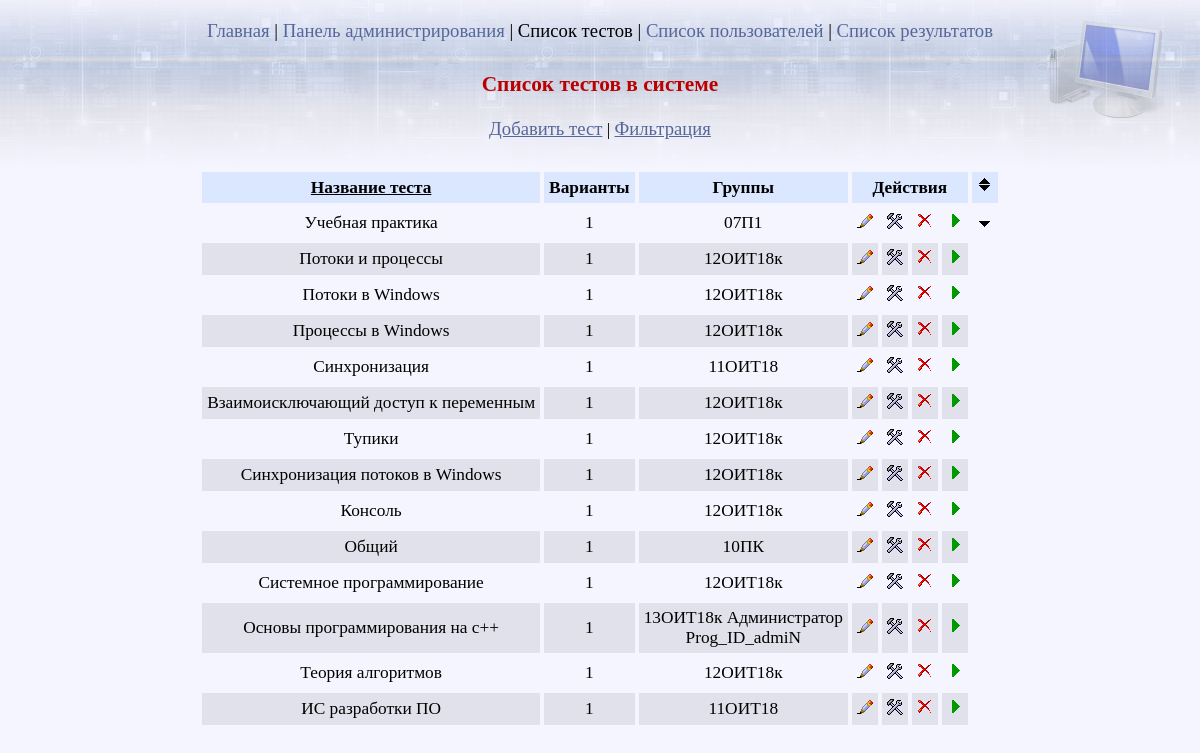
/admin/test_list.php (signed in), run on the app's committed database.
### tables this page shows
CREATE TABLE IF NOT EXISTS `test_list` (
  `ID` int(11) NOT NULL AUTO_INCREMENT,
  `TESTNAME` varchar(255) NOT NULL,
  `TESTTABLE` varchar(255) NOT NULL,
  `TESTPASS` varchar(255) NOT NULL,
  `BALL5` int(3) NOT NULL,
  `BALL4` int(2) NOT NULL,
  `BALL3` int(2) NOT NULL,
  `TESTGROUPS` varchar(255) NOT NULL,
  `TESTMODE` varchar(255) NOT NULL,
  `TESTDATE` date NOT NULL,
  `TESTVARIANT` int(5) NOT NULL,
  `TESTCOUNT` int(5) NOT NULL,
  PRIMARY KEY (`ID`)
);

### admin/test_list.php (the view, shortened to what this page needs)
<!DOCTYPE HTML PUBLIC "-//W3C//DTD HTML 4.01//EN"  "http://www.w3.org/TR/html4/strict.dtd">
<html>
<head>
<link href="../style.css" rel="stylesheet" type="text/css" />
</head>
<body>
<div id='pict_box'></div>
<div id='header_menu'>
	<a href='test_list.php?close=1'>Главная</a> |
	<a href="../admin.php">Панель администрирования</a> |
<?php
if (isset($_GET['create']) || isset($_GET['editid'])  || isset($_GET['filter']))
{
	echo "<a href='test_list.php'>Список тестов</a> | 	";
}
else
{
	echo "Список тестов | ";
}
?>
	<a href="user_list.php">Список пользователей</a> |
	<a href="result_list.php">Список результатов</a>
</div>
<div id='content'>
<?php
echo "
	<center>
	<div id='center_content_block'
	style ='
		height:600px;
		'>";
if (!isset($_GET['create']) && !isset($_GET['editid']) && !isset($_GET['filter']) && !isset($_GET['initid']))
{
	if (isset($_GET['order']) || isset($_GET['desc']))
	{
		$stop_btn = "<th><a href='test_list.php'><img title='Отменить сортировку' src='../images/buttons/delete_btn.png'  alt='Сортировка'></a></th>";
	}
	else
	{
		$stop_btn = "<th><a href='test_list.php?desc=true'><img title='Сортировать в обратную сторону' src='../images/buttons/updown_btn.png'  alt='Сортировка'></a></th>";
	}
	if (isset($_GET['order']))
	{
		$order = 'TESTNAME';
		if (!isset($_GET['desc']))
		{
			$link_name = '?order=name&desc=true';
		}
		else
		{
			$link_name = '?order=name';
		}
	}
	else
	{
		$link_name = '?order=name';
		$order = 'ID';
	}
	if (isset($_GET['desc']))
	{
		$desc = 'DESC';
		$sort_pict ='up_btn.png';
	}
	else
	{
		$desc = '';
		$sort_pict ='down_btn.png';
	}
	echo '
	<h3>Список тестов в системе</h3>
	<div id="action_header">
		<a href="test_list.php?create=1">Добавить тест</a> |
		<a href="test_list.php?filter=1">Фильтрация</a>
	</div>
	';
	if (isset($_SESSION['tl_filter_active']))
	{
		$filter = "WHERE `TESTNAME` LIKE '%".$_SESSION['tl_filter_by_name']."%'";
	}
	else
	{
		$filter = '';
	}
	$load_list = mysql_query("SELECT * FROM TEST_LIST ".$filter." ORDER BY ".$order." ".$desc."");
	if (mysql_num_rows($load_list)>0)
	{
		echo '
		<style type="text/css">
		TR {
		text-align: center;
		}
		</style>
		<table  cellpadding="5" cellspacing="4">
		<tr bgcolor=#DBE7FF>
			<th><a href="test_list.php'.$link_name.'">Названиe теста</a></th>
			<th>Варианты</th>
			<th>Группы</th>
			<th colspan="4">Действия</th>
			'.$stop_btn.'
		</tr>';
		$j=0;
		while ($test_list = mysql_fetch_assoc($load_list))
		{
			if ( ($j % 2) == 0)
			{
				$tr_color = "bgcolor='#F5F5FF'";
			}
			else
			{
				$tr_color = "bgcolor='#E1E1EB'";
			}
			echo "
			<tr ".$tr_color." align=center>
				<td>".$test_list['TESTNAME']."</td>
				<td>".$test_list['TESTVARIANT']."</td>
				<td>";
			$groups = explode (",",$test_list['TESTGROUPS']);
			for ($i=0; $i < count($groups); $i++)
			{
				if ($i % 2 == 0)
				{
					echo $groups[$i];
				}
				else
				{
					echo $groups[$i]."<br>";
				}
			}
			echo "</td>
				<td><a title='Изменить вопросы и ответы' href='test_edit.php?editid=".$test_list['ID']."&variant=1'><img src='../images/buttons/edit_btn.png'  alt='Редактировать вопросы'></a></td>
				<td><a title='Изменить настройки теста' href='test_list.php?editid=".$test_list['ID']."'><img src='../images/buttons/edit_props_btn.png'  alt='Редактировать тест'></a></td>
				<td><a title='Удалить тест' href='test_list.php?deleteid=".$test_list['ID']."'><img src='../images/buttons/delete_btn.png'  alt='Удалить тест'></a></td>
				<td align=center><a href='test_list.php?initid=".$test_list['ID']."'><img src='../images/buttons/init_test.png' title='Начать тест'  alt='Начать тест'></a></td>";
			if ($j == 0)
			{
				echo "<td><img title='Направление сортировки' src='../images/buttons/".$sort_pict."'  alt='Сортировка'></td>";
			}
			echo "</tr>";
			$j++;
		}
		echo "</table>";
	}
}
echo "
</center>
</div>";
?>
</body>
</html>

### style.css (style rules this page uses)
th a { text-decoration: underline; font-size:13pt; color: #000; }
body { font-size: 13pt; background: #F5F5FF url(images/plate3.png) repeat-x; }
html { overflow:hidden; }
a img { border: 0; text-align:center; }
h3 { text-decoration: none; font-weight:bold; color: #bb0000; font-size:16pt; text-align:center; width:100%; padding: 0px 0; }
a { text-decoration: underline; font-size:14pt; color: #556699; text-align: center; }
center { padding:0; margin:0; }
table { border:0; border-color:#F5F5FF; }
#content { clear:both; text-align:center; padding:0; margin:0; width:100%; }
#header_menu { float:left; clear: both; padding: 12px 0 2px 0; margin: 0; width:100%; height:50px; font-size:14pt; text-align:center; text-decoration: none; font-size:14pt; color: #000 }
#header_menu a { text-decoration: none; color: #556699; }
#action_header { height:40px; width:100%; padding:0 0px 5px 0px; margin:0 0px 5px 0px; overflow:hidden; text-align: center; }
#pict_box { position: absolute; right: 3%; top:20px; width:95px; height:80px; overflow: hidden; background:url(images/comp.png); text-align:left; padding:10px; }

### admin/test_list.php (style rules this page uses)
TR { text-align: left; }
center { padding:0; margin:0; }
TR { text-align: center; }

### data on the page
test_list: TESTNAME "Учебная практика", TESTVARIANT "1", TESTGROUPS "07П1"
test_list: TESTNAME "Потоки и процессы", TESTVARIANT "1", TESTGROUPS "12ОИТ18к"
test_list: TESTNAME "Потоки в Windows", TESTVARIANT "1", TESTGROUPS "12ОИТ18к"
test_list: TESTNAME "Процессы в Windows", TESTVARIANT "1", TESTGROUPS "12ОИТ18к"
test_list: TESTNAME "Синхронизация", TESTVARIANT "1", TESTGROUPS "11ОИТ18"
test_list: TESTNAME "Взаимоисключающий доступ к переменным", TESTVARIANT "1", TESTGROUPS "12ОИТ18к"
test_list: TESTNAME "Тупики", TESTVARIANT "1", TESTGROUPS "12ОИТ18к"
test_list: TESTNAME "Синхронизация потоков в Windows", TESTVARIANT "1", TESTGROUPS "12ОИТ18к"
test_list: TESTNAME "Консоль", TESTVARIANT "1", TESTGROUPS "12ОИТ18к"
test_list: TESTNAME "Общий", TESTVARIANT "1", TESTGROUPS "10ПК"
test_list: TESTNAME "Системное программирование", TESTVARIANT "1", TESTGROUPS "12ОИТ18к"
test_list: TESTNAME "Основы программирования на с++", TESTVARIANT "1", TESTGROUPS "13ОИТ18к", TESTGROUPS "Администратор", TESTGROUPS "Prog_ID_admiN"
test_list: TESTNAME "Теория алгоритмов", TESTVARIANT "1", TESTGROUPS "12ОИТ18к"
test_list: TESTNAME "ИС разработки ПО", TESTVARIANT "1", TESTGROUPS "11ОИТ18"
